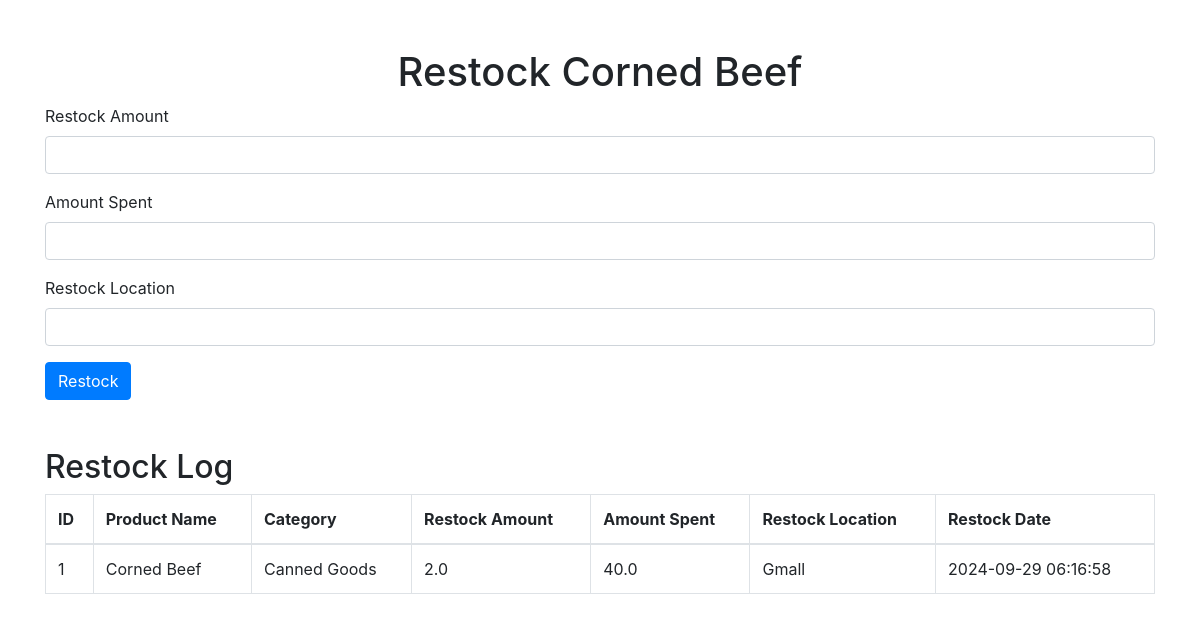
/product/1/restock, run on the app's committed database.
### app.py (models this page shows, shortened)
class Product(db.Model):
    id = db.Column(db.Integer, primary_key=True)
    name = db.Column(db.String(100), nullable=False)
    price = db.Column(db.Float, nullable=False)  # Selling price
    original_price = db.Column(db.Float, nullable=False)  # Original cost price
    stock = db.Column(db.Integer, nullable=False)
    purchase_location = db.Column(db.String(100), nullable=True)  # e.g., 'Supermarket A', 'Market B'
    is_voided = db.Column(db.Boolean, default=False)  # For voiding items
    deleted = db.Column(db.Boolean, default=False)  # For archiving
    expiration_date = db.Column(db.Date, nullable=True)  # New field for expiration date
    category_id = db.Column(db.Integer, db.ForeignKey('category.id'), nullable=False)

class Restock(db.Model):
    id = db.Column(db.Integer, primary_key=True)
    restock_amount = db.Column(db.Float, nullable=False)  # Amount of items restocked
    restock_date = db.Column(db.DateTime, nullable=False, default=db.func.current_timestamp())
    amount_spent = db.Column(db.Float, nullable=False)  # Total cost of the restock
    restock_location = db.Column(db.String(100), nullable=False)  # Where the items were restocked
    ink_inventory_id = db.Column(db.Integer, db.ForeignKey('ink_inventory.id'), nullable=True)
    paper_inventory_id = db.Column(db.Integer, db.ForeignKey('paper_inventory.id'), nullable=True)
    product_id = db.Column(db.Integer, db.ForeignKey('product.id'), nullable=True)
    inventory_type = db.Column(db.String(20), nullable=False)  # 'ink', 'paper', 'product'
    ink_inventory = db.relationship('InkInventory', backref=db.backref('restocks', lazy=True))
    paper_inventory = db.relationship('PaperInventory', backref=db.backref('restocks', lazy=True))
    product = db.relationship('Product', backref=db.backref('restocks', lazy=True))

class Category(db.Model):
    id = db.Column(db.Integer, primary_key=True)
    name = db.Column(db.String(100), nullable=False, unique=True)
    products = db.relationship('Product', backref='category', lazy=True)

### app.py (the view, shortened to what this page needs)
@app.route('/product/<int:product_id>/restock', methods=['GET', 'POST'])
def restock_product(product_id):
    product = Product.query.get_or_404(product_id)
    restock_log = Restock.query.filter_by(product_id=product_id).all()
    return render_template('product_restock.html', product=product, restock_log=restock_log)

### templates/product_restock.html (shortened to what this page needs)
<!DOCTYPE html>
<html lang="en">
<head>
    <link rel="stylesheet" href="https://stackpath.bootstrapcdn.com/bootstrap/4.3.1/css/bootstrap.min.css">
</head>
<body>
    <div class="container mt-5">
        <h1 class="text-center">Restock {{ product.name }}</h1>
        <form method="POST">
            <div class="form-group">
                <label for="restock_amount">Restock Amount</label>
                <input type="number" class="form-control" id="restock_amount" name="restock_amount" required>
            </div>
            <div class="form-group">
                <label for="amount_spent">Amount Spent</label>
                <input type="number" class="form-control" id="amount_spent" name="amount_spent" required>
            </div>
            <div class="form-group">
                <label for="restock_location">Restock Location</label>
                <input type="text" class="form-control" id="restock_location" name="restock_location" required>
            </div>
            <button type="submit" class="btn btn-primary">Restock</button>
        </form>
        <h2 class="mt-5">Restock Log</h2>
        <table class="table table-bordered">
            <thead>
                <tr>
                    <th>ID</th>
                    <th>Product Name</th>
                    <th>Category</th>
                    <th>Restock Amount</th>
                    <th>Amount Spent</th>
                    <th>Restock Location</th>
                    <th>Restock Date</th>
                </tr>
            </thead>
            <tbody>
                {% for restock in restock_log %}
                <tr>
                    <td>{{ restock.id }}</td>
                    <td>{{ restock.product.name }}</td>
                    <td>{{ restock.product.category.name }}</td>
                    <td>{{ restock.restock_amount }}</td>
                    <td>{{ restock.amount_spent }}</td>
                    <td>{{ restock.restock_location }}</td>
                    <td>{{ restock.restock_date.strftime('%Y-%m-%d %H:%M:%S') }}</td>
                </tr>
                {% endfor %}
            </tbody>
        </table>
    </div>
</body>
</html>

### data on the page
Product: name "Corned Beef"
Restock: id "1", product.name "Corned Beef", product.category.name "Canned Goods", restock_amount "2.0", amount_spent "40.0", restock_location "Gmall", restock_date "2024-09-29 06:16:58"
